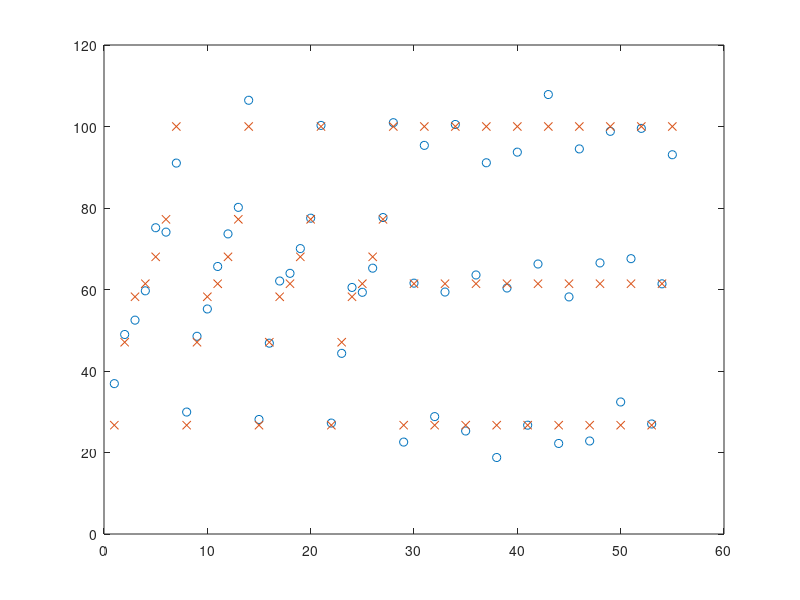

MATLAB code for this plot:
%PA calibration global background
Data=[...
2	26.70	1032	831;...
2	47.06	1093	867;...
2	58.22	1118	883;...
2	61.42	1144	896;...
2	68.02	1174	904;...
2	77.22	1195	921;...
2	100.00	1279	968;...
4	26.70	2021	1622;...
4	47.06	2158	1693;...
4	58.22	2207	1718;...
4	61.42	2244	1727;...
4	68.02	2303	1757;...
4	77.22	2348	1779;...
4	100.00	2526	1864;...
6	26.70	3017	2404;...
6	47.06	3205	2497;...
6	58.22	3289	2520;...
6	61.42	3345	2557;...
6	68.02	3428	2603;...
6	77.22	3496	2634;...
6	100.00	3744	2757;...
10	26.70	4903	3866;...
10	47.06	5233	4044;...
10	58.22	5369	4078;...
10	61.42	5448	4142;...
10	68.02	5578	4214;...
10	77.22	5680	4238;...
10	100.00	6074	4431;...
2	26.70	985	808;...
2	61.42	1114	871;...
2	100.00	1255	946;...
2	26.70	983	800;...
2	61.42	1110	870;...
2	100.00	1260	945;...
2	26.70	986	806;...
2	61.42	1110	866;...
2	100.00	1251	947;...
10	26.70	4894	3897;...
10	61.42	5470	4154;...
10	100.00	6089	4471;...
10	26.70	4894	3861.34;...
10	61.42	5459	4121.34;...
10	100.00	6097	4420.34;...
10	26.70	4891	3879;...
10	61.42	5467	4161;...
10	100.00	6099	4475;...
20	26.70	9556	7606;...
20	61.42	10714	8151;...
20	100.00	11785	8721;...
20	26.70	9590	7542.34;...
20	61.42	10666	8102.34;...
20	100.00	11770	8702.34;...
20	26.70	9551	7561;...
20	61.42	10602	8107;...
20	100.00	11719	8721];


Data(:,3)=Data(:,3)/1000;
Data(:,4)=Data(:,4)/1000;
Data(:,3)=Data(:,3)./Data(:,4);
B=[Data(:,1) Data(:,2)];
A=[ones(size(Data,1),1) Data(:,3) Data(:,4) Data(:,3).^2 Data(:,4).^2 Data(:,3).*Data(:,4)];
X=A\B

Result=A*X
figure;plot(Result(:,2),'o');hold on;
plot(Data(:,2),'x');

dev_thickness = (sum((Data(:,1)-Result(:,1)).^2)./size(Data,1)).^0.5
dev_density = (sum((Data(:,2)-Result(:,2)).^2)./size(Data,1)).^0.5
%dev = (sum((Data(:,2)-Result(:,2)).^2)./size(Data,1)).^0.5



